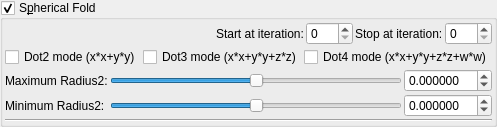
    <widget class="MyGroupBox" name="groupCheck_transf_function_enabledS_false">
     <property name="title">
      <string>S&amp;pherical Fold</string>
     </property>
     <property name="checkable">
      <bool>true</bool>
     </property>
     <layout class="QVBoxLayout" name="verticalLayout_21" stretch="0,0,0,0">
      <property name="spacing">
       <number>2</number>
      </property>
      <property name="leftMargin">
       <number>2</number>
      </property>
      <property name="topMargin">
       <number>2</number>
      </property>
      <property name="rightMargin">
       <number>2</number>
      </property>
      <property name="bottomMargin">
       <number>2</number>
      </property>
      <item>
       <layout class="QGridLayout" name="gridLayout_73">
        <property name="spacing">
         <number>2</number>
        </property>
        <item row="0" column="3">
         <widget class="QLabel" name="label_258">
          <property name="text">
           <string>Stop at iteration:</string>
          </property>
         </widget>
        </item>
        <item row="0" column="4">
         <widget class="MySpinBox" name="spinboxInt_transf_stop_iterations_S">
          <property name="sizePolicy">
           <sizepolicy hsizetype="Minimum" vsizetype="Maximum">
            <horstretch>0</horstretch>
            <verstretch>0</verstretch>
           </sizepolicy>
          </property>
          <property name="maximum">
           <number>250</number>
          </property>
         </widget>
        </item>
        <item row="0" column="1">
         <widget class="QLabel" name="label_257">
          <property name="text">
           <string>Start at iteration:</string>
          </property>
         </widget>
        </item>
        <item row="0" column="2">
         <widget class="MySpinBox" name="spinboxInt_transf_start_iterations_S">
          <property name="sizePolicy">
           <sizepolicy hsizetype="Minimum" vsizetype="Maximum">
            <horstretch>0</horstretch>
            <verstretch>0</verstretch>
           </sizepolicy>
          </property>
          <property name="maximum">
           <number>250</number>
          </property>
         </widget>
        </item>
        <item row="0" column="0">
         <spacer name="horizontalSpacer">
          <property name="orientation">
           <enum>Qt::Horizontal</enum>
          </property>
          <property name="sizeHint" stdset="0">
           <size>
            <width>40</width>
            <height>20</height>
           </size>
          </property>
         </spacer>
        </item>
       </layout>
      </item>
      <item>
       <layout class="QGridLayout" name="gridLayout_3">
        <item row="2" column="0">
         <widget class="QCheckBox" name="checkBox_transf_function_enabledBx_false">
          <property name="text">
           <string>Dot2 mode (x*x+y*y)</string>
          </property>
         </widget>
        </item>
        <item row="2" column="1">
         <widget class="QCheckBox" name="checkBox_transf_function_enabledBy_false">
          <property name="text">
           <string>Dot3 mode (x*x+y*y+z*z)</string>
          </property>
         </widget>
        </item>
        <item row="2" column="2">
         <widget class="QCheckBox" name="checkBox_transf_function_enabledBz">
          <property name="text">
           <string>Dot4 mode (x*x+y*y+z*z+w*w)</string>
          </property>
         </widget>
        </item>
       </layout>
      </item>
      <item>
       <layout class="QGridLayout" name="gridLayout_15">
        <property name="spacing">
         <number>2</number>
        </property>
        <item row="1" column="1">
         <widget class="QSlider" name="slider_transf_maxR2_1">
          <property name="sizePolicy">
           <sizepolicy hsizetype="Expanding" vsizetype="Maximum">
            <horstretch>0</horstretch>
            <verstretch>0</verstretch>
           </sizepolicy>
          </property>
          <property name="minimum">
           <number>-5000000</number>
          </property>
          <property name="maximum">
           <number>5000000</number>
          </property>
          <property name="value">
           <number>0</number>
          </property>
          <property name="sliderPosition">
           <number>0</number>
          </property>
          <property name="orientation">
           <enum>Qt::Horizontal</enum>
          </property>
         </widget>
        </item>
        <item row="2" column="2">
         <widget class="MyDoubleSpinBox" name="spinbox_transf_minR2_p25">
          <property name="sizePolicy">
           <sizepolicy hsizetype="Minimum" vsizetype="Maximum">
            <horstretch>0</horstretch>
            <verstretch>0</verstretch>
           </sizepolicy>
          </property>
          <property name="prefix">
           <string/>
          </property>
          <property name="suffix">
           <string/>
          </property>
          <property name="decimals">
           <number>6</number>
          </property>
          <property name="minimum">
           <double>-99.989999999999995</double>
          </property>
          <property name="maximum">
           <double>99.989999999999995</double>
          </property>
          <property name="singleStep">
           <double>0.100000000000000</double>
          </property>
         </widget>
        </item>
        <item row="1" column="0">
         <widget class="QLabel" name="label_5">
          <property name="text">
           <string>Maximum Radius2:</string>
          </property>
         </widget>
        </item>
        <item row="2" column="0">
         <widget class="QLabel" name="label_9">
          <property name="text">
           <string>Minimum Radius2:</string>
          </property>
         </widget>
        </item>
        <item row="1" column="2">
         <widget class="MyDoubleSpinBox" name="spinbox_transf_maxR2_1">
          <property name="sizePolicy">
           <sizepolicy hsizetype="Minimum" vsizetype="Maximum">
            <horstretch>0</horstretch>
            <verstretch>0</verstretch>
           </sizepolicy>
          </property>
          <property name="prefix">
           <string/>
          </property>
          <property name="suffix">
           <string/>
          </property>
          <property name="decimals">
           <number>6</number>
          </property>
          <property name="minimum">
           <double>-99.989999999999995</double>
          </property>
          <property name="maximum">
           <double>99.989999999999995</double>
          </property>
          <property name="singleStep">
           <double>0.100000000000000</double>
          </property>
         </widget>
        </item>
        <item row="2" column="1">
         <widget class="QSlider" name="slider_transf_minR2_p25">
          <property name="sizePolicy">
           <sizepolicy hsizetype="Expanding" vsizetype="Maximum">
            <horstretch>0</horstretch>
            <verstretch>0</verstretch>
           </sizepolicy>
          </property>
          <property name="minimum">
           <number>-5000000</number>
          </property>
          <property name="maximum">
           <number>5000000</number>
          </property>
          <property name="value">
           <number>0</number>
          </property>
          <property name="sliderPosition">
           <number>0</number>
          </property>
          <property name="orientation">
           <enum>Qt::Horizontal</enum>
          </property>
         </widget>
        </item>
       </layout>
      </item>
      <item>
       <widget class="Line" name="line_9">
        <property name="orientation">
         <enum>Qt::Horizontal</enum>
        </property>
       </widget>
      </item>
     </layout>
    </widget>
